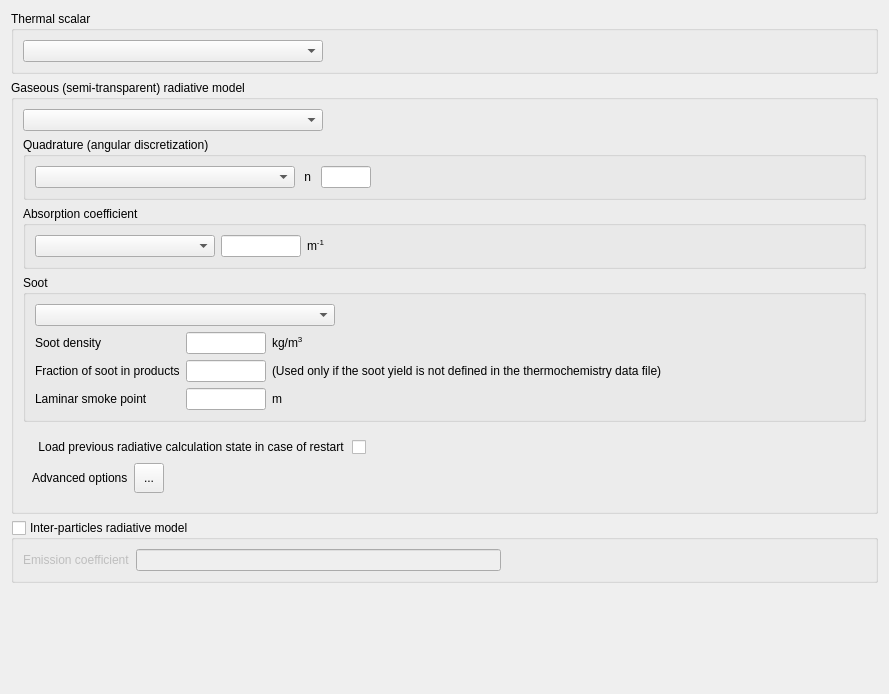
<?xml version="1.0" encoding="UTF-8"?>
<ui version="4.0">
 <class>ThermalForm</class>
 <widget class="QWidget" name="ThermalForm">
  <property name="geometry">
   <rect>
    <x>0</x>
    <y>0</y>
    <width>889</width>
    <height>694</height>
   </rect>
  </property>
  <property name="windowTitle">
   <string>Form</string>
  </property>
  <layout class="QGridLayout">
   <item row="0" column="0">
    <widget class="QGroupBox" name="groupBox">
     <property name="toolTip">
      <string>&lt;html&gt;&lt;head/&gt;&lt;body&gt;&lt;p&gt;&lt;span style=&quot; font-size:9pt;&quot;&gt;Select the thermal scalar that will used during the computation. If a scalar is selected, the conjuguate heat transfer and the radiative transfers headings can be filled.&lt;/span&gt;&lt;/p&gt;&lt;p&gt;&lt;span style=&quot; font-size:9pt;&quot;&gt;(code_saturne key words: &lt;/span&gt;&lt;span style=&quot; font-size:9pt; font-weight:600;&quot;&gt;ISCALT&lt;/span&gt;&lt;span style=&quot; font-size:9pt;&quot;&gt;, &lt;/span&gt;&lt;span style=&quot; font-size:9pt; font-weight:600;&quot;&gt;ISCSTH&lt;/span&gt;&lt;span style=&quot; font-size:9pt;&quot;&gt;)&lt;/span&gt;&lt;/p&gt;&lt;/body&gt;&lt;/html&gt;</string>
     </property>
     <property name="title">
      <string>Thermal scalar</string>
     </property>
     <property name="flat">
      <bool>false</bool>
     </property>
     <property name="checkable">
      <bool>false</bool>
     </property>
     <property name="checked">
      <bool>false</bool>
     </property>
     <layout class="QGridLayout">
      <property name="leftMargin">
       <number>9</number>
      </property>
      <property name="horizontalSpacing">
       <number>6</number>
      </property>
      <item row="0" column="0">
       <layout class="QHBoxLayout">
        <item>
         <widget class="QComboBox" name="comboBoxThermal">
          <property name="minimumSize">
           <size>
            <width>300</width>
            <height>0</height>
           </size>
          </property>
          <property name="toolTip">
           <string>&lt;html&gt;&lt;head/&gt;&lt;body&gt;&lt;p&gt;&lt;span style=&quot; font-size:9pt;&quot;&gt;Select the thermal scalar that will used during the computation. If a scalar is selected, the conjuguate heat transfer and the radiative transfers headings can be filled.&lt;/span&gt;&lt;/p&gt;&lt;p&gt;&lt;span style=&quot; font-size:9pt;&quot;&gt;(code_saturne key words: &lt;/span&gt;&lt;span style=&quot; font-size:9pt; font-weight:600;&quot;&gt;ISCALT&lt;/span&gt;&lt;span style=&quot; font-size:9pt;&quot;&gt;, &lt;/span&gt;&lt;span style=&quot; font-size:9pt; font-weight:600;&quot;&gt;ISCSTH&lt;/span&gt;&lt;span style=&quot; font-size:9pt;&quot;&gt;)&lt;/span&gt;&lt;/p&gt;&lt;/body&gt;&lt;/html&gt;</string>
          </property>
          <property name="statusTip">
           <string>Select the thermal scalar</string>
          </property>
         </widget>
        </item>
        <item>
         <spacer>
          <property name="orientation">
           <enum>Qt::Horizontal</enum>
          </property>
          <property name="sizeHint" stdset="0">
           <size>
            <width>16</width>
            <height>20</height>
           </size>
          </property>
         </spacer>
        </item>
       </layout>
      </item>
     </layout>
    </widget>
   </item>
   <item row="4" column="0">
    <spacer>
     <property name="orientation">
      <enum>Qt::Vertical</enum>
     </property>
     <property name="sizeHint" stdset="0">
      <size>
       <width>21</width>
       <height>16</height>
      </size>
     </property>
    </spacer>
   </item>
   <item row="1" column="0">
    <widget class="QGroupBox" name="ThermalRadiationGroupBox">
     <property name="title">
      <string>Gaseous (semi-transparent) radiative model</string>
     </property>
     <property name="checkable">
      <bool>false</bool>
     </property>
     <property name="checked">
      <bool>false</bool>
     </property>
     <layout class="QVBoxLayout" name="verticalLayout">
      <item>
       <layout class="QHBoxLayout" name="_1">
        <item>
         <widget class="QComboBox" name="comboBoxRadModel">
          <property name="minimumSize">
           <size>
            <width>300</width>
            <height>0</height>
           </size>
          </property>
          <property name="toolTip">
           <string>&lt;html&gt;&lt;head/&gt;&lt;body&gt;&lt;p&gt;&lt;span style=&quot; font-size:9pt;&quot;&gt;Select and define the thermal radiation model.&lt;/span&gt;&lt;/p&gt;&lt;p&gt;&lt;span style=&quot; font-size:9pt;&quot;&gt;(code_saturne key words: &lt;/span&gt;&lt;span style=&quot; font-size:9pt; font-weight:600;&quot;&gt;IIRAYO&lt;/span&gt;&lt;span style=&quot; font-size:9pt;&quot;&gt;)&lt;/span&gt;&lt;/p&gt;&lt;/body&gt;&lt;/html&gt;</string>
          </property>
          <property name="statusTip">
           <string>Select the thermal radiation model</string>
          </property>
         </widget>
        </item>
        <item>
         <spacer>
          <property name="orientation">
           <enum>Qt::Horizontal</enum>
          </property>
          <property name="sizeHint" stdset="0">
           <size>
            <width>40</width>
            <height>20</height>
           </size>
          </property>
         </spacer>
        </item>
       </layout>
      </item>
      <item>
       <widget class="QGroupBox" name="groupBoxDirection">
        <property name="title">
         <string>Quadrature (angular discretization)</string>
        </property>
        <property name="flat">
         <bool>true</bool>
        </property>
        <layout class="QGridLayout" name="gridLayout_2">
         <item row="0" column="0">
          <widget class="QComboBox" name="comboBoxQuadrature">
           <property name="minimumSize">
            <size>
             <width>260</width>
             <height>0</height>
            </size>
           </property>
           <property name="toolTip">
            <string>&lt;html&gt;&lt;head/&gt;&lt;body&gt;&lt;p&gt;&lt;span style=&quot; font-size:9pt;&quot;&gt;Select the number of directions for angular discretisation.&lt;/span&gt;&lt;/p&gt;&lt;p&gt;&lt;span style=&quot; font-size:9pt;&quot;&gt;(code_saturne key words: &lt;/span&gt;&lt;span style=&quot; font-size:9pt; font-weight:600;&quot;&gt;i_quadrature&lt;/span&gt;&lt;span style=&quot; font-size:9pt;&quot;&gt;)&lt;/span&gt;&lt;/p&gt;&lt;/body&gt;&lt;/html&gt;</string>
           </property>
          </widget>
         </item>
         <item row="0" column="1">
          <widget class="QLabel" name="label_2">
           <property name="toolTip">
            <string>&lt;html&gt;&lt;head/&gt;&lt;body&gt;&lt;p&gt;&lt;span style=&quot; font-size:9pt;&quot;&gt;Select the number of directions for angular discretisation.&lt;/span&gt;&lt;/p&gt;&lt;p&gt;&lt;span style=&quot; font-size:9pt;&quot;&gt;(code_saturne key words: &lt;/span&gt;&lt;span style=&quot; font-size:9pt; font-weight:600;&quot;&gt;i_quadrature&lt;/span&gt;&lt;span style=&quot; font-size:9pt;&quot;&gt;)&lt;/span&gt;&lt;/p&gt;&lt;/body&gt;&lt;/html&gt;</string>
           </property>
           <property name="text">
            <string> n </string>
           </property>
          </widget>
         </item>
         <item row="0" column="3">
          <spacer name="horizontalSpacer_8">
           <property name="orientation">
            <enum>Qt::Horizontal</enum>
           </property>
           <property name="sizeHint" stdset="0">
            <size>
             <width>13</width>
             <height>20</height>
            </size>
           </property>
          </spacer>
         </item>
         <item row="0" column="2">
          <widget class="QLineEdit" name="lineEditNdirec">
           <property name="maximumSize">
            <size>
             <width>50</width>
             <height>16777215</height>
            </size>
           </property>
           <property name="toolTip">
            <string>&lt;html&gt;&lt;head/&gt;&lt;body&gt;&lt;p&gt;&lt;span style=&quot; font-size:9pt;&quot;&gt;Select the number of directions for angular discretisation.&lt;/span&gt;&lt;/p&gt;&lt;p&gt;&lt;span style=&quot; font-size:9pt;&quot;&gt;(code_saturne key words: &lt;/span&gt;&lt;span style=&quot; font-size:9pt; font-weight:600;&quot;&gt;i_quadrature&lt;/span&gt;&lt;span style=&quot; font-size:9pt;&quot;&gt;)&lt;/span&gt;&lt;/p&gt;&lt;/body&gt;&lt;/html&gt;</string>
           </property>
          </widget>
         </item>
        </layout>
       </widget>
      </item>
      <item>
       <widget class="QGroupBox" name="groupBoxAbsorptionCoeff">
        <property name="toolTip">
         <string>&lt;html&gt;&lt;head/&gt;&lt;body&gt;&lt;p&gt;&lt;span style=&quot; font-size:9pt;&quot;&gt;Define the absorption coefficient. It can be either constant and defined through the GUI, or variable and then must be defined using the &lt;/span&gt;&lt;span style=&quot; font-size:9pt; font-style:italic;&quot;&gt;cs_user_rad_transfer_absorption&lt;/span&gt;&lt;span style=&quot; font-size:9pt;&quot;&gt; user-defined function.&lt;/span&gt;&lt;/p&gt;&lt;/body&gt;&lt;/html&gt;</string>
        </property>
        <property name="title">
         <string>Absorption coefficient</string>
        </property>
        <property name="flat">
         <bool>true</bool>
        </property>
        <layout class="QGridLayout" name="gridLayout_3">
         <item row="0" column="0">
          <widget class="QComboBox" name="comboBoxAbsorption">
           <property name="minimumSize">
            <size>
             <width>180</width>
             <height>0</height>
            </size>
           </property>
           <property name="toolTip">
            <string>&lt;html&gt;&lt;head/&gt;&lt;body&gt;&lt;p&gt;&lt;span style=&quot; font-size:9pt;&quot;&gt;Select the absorption coefficient model.&lt;/span&gt;&lt;/p&gt;&lt;p&gt;In the case of a user function, the cs_user_rad_transfer_absorption function must be programmed by the user.&lt;/p&gt;&lt;/body&gt;&lt;/html&gt;</string>
           </property>
          </widget>
         </item>
         <item row="0" column="3">
          <spacer name="horizontalSpacer_3">
           <property name="orientation">
            <enum>Qt::Horizontal</enum>
           </property>
           <property name="sizeHint" stdset="0">
            <size>
             <width>17</width>
             <height>17</height>
            </size>
           </property>
          </spacer>
         </item>
         <item row="0" column="2">
          <widget class="QLabel" name="label">
           <property name="toolTip">
            <string>&lt;html&gt;&lt;head/&gt;&lt;body&gt;&lt;p&gt;&lt;span style=&quot; font-size:9pt;&quot;&gt;If the absorption coefficient is chosen to be constant, this box must be filled.&lt;/span&gt;&lt;/p&gt;&lt;/body&gt;&lt;/html&gt;</string>
           </property>
           <property name="text">
            <string>m&lt;sup&gt;-1&lt;/sup&gt;</string>
           </property>
          </widget>
         </item>
         <item row="0" column="1">
          <widget class="QLineEdit" name="lineEditCoeff">
           <property name="maximumSize">
            <size>
             <width>80</width>
             <height>16777215</height>
            </size>
           </property>
           <property name="toolTip">
            <string>&lt;html&gt;&lt;head/&gt;&lt;body&gt;&lt;p&gt;&lt;span style=&quot; font-size:9pt;&quot;&gt;If the absorption coefficient is chosen to be constant, this box must be filled.&lt;/span&gt;&lt;/p&gt;&lt;/body&gt;&lt;/html&gt;</string>
           </property>
          </widget>
         </item>
        </layout>
       </widget>
      </item>
      <item>
       <widget class="QGroupBox" name="groupBoxSoot">
        <property name="toolTip">
         <string>&lt;html&gt;&lt;head/&gt;&lt;body&gt;&lt;p&gt;&lt;span style=&quot; font-size:9pt;&quot;&gt;Select the soot model and the corresponding parameters.&lt;/span&gt;&lt;/p&gt;&lt;p&gt;&lt;span style=&quot; font-size:9pt;&quot;&gt;(code_saturne key words: &lt;/span&gt;&lt;span style=&quot; font-size:9pt; font-weight:600;&quot;&gt;ISOOT&lt;/span&gt;&lt;span style=&quot; font-size:9pt;&quot;&gt;, &lt;/span&gt;&lt;span style=&quot; font-size:9pt; font-weight:600;&quot;&gt;rosoot &lt;/span&gt;&lt;span style=&quot; font-size:9pt;&quot;&gt;and&lt;/span&gt;&lt;span style=&quot; font-size:9pt; font-weight:600;&quot;&gt; xsoot&lt;/span&gt;&lt;span style=&quot; font-size:9pt;&quot;&gt;)&lt;/span&gt;&lt;/p&gt;&lt;/body&gt;&lt;/html&gt;</string>
        </property>
        <property name="title">
         <string>Soot</string>
        </property>
        <property name="flat">
         <bool>false</bool>
        </property>
        <property name="checkable">
         <bool>false</bool>
        </property>
        <property name="checked">
         <bool>false</bool>
        </property>
        <layout class="QGridLayout" name="_3">
         <property name="leftMargin">
          <number>9</number>
         </property>
         <property name="horizontalSpacing">
          <number>6</number>
         </property>
         <item row="0" column="0">
          <layout class="QHBoxLayout" name="_5">
           <item>
            <widget class="QComboBox" name="comboBoxSoot">
             <property name="minimumSize">
              <size>
               <width>300</width>
               <height>0</height>
              </size>
             </property>
             <property name="toolTip">
              <string>&lt;html&gt;&lt;head/&gt;&lt;body&gt;&lt;p&gt;&lt;span style=&quot; font-size:9pt;&quot;&gt;Select the soot model.&lt;/span&gt;&lt;/p&gt;&lt;p&gt;&lt;span style=&quot; font-size:9pt;&quot;&gt;(code_saturne key words: &lt;/span&gt;&lt;span style=&quot; font-size:9pt; font-weight:600;&quot;&gt;ISOOT&lt;/span&gt;&lt;span style=&quot; font-size:9pt;&quot;&gt;)&lt;/span&gt;&lt;/p&gt;&lt;/body&gt;&lt;/html&gt;</string>
             </property>
             <property name="statusTip">
              <string>Select the thermal scalar</string>
             </property>
            </widget>
           </item>
           <item>
            <spacer>
             <property name="orientation">
              <enum>Qt::Horizontal</enum>
             </property>
             <property name="sizeHint" stdset="0">
              <size>
               <width>16</width>
               <height>20</height>
              </size>
             </property>
            </spacer>
           </item>
          </layout>
         </item>
         <item row="1" column="0">
          <layout class="QGridLayout" name="gridLayoutSoot">
           <item row="1" column="0">
            <widget class="QLabel" name="labelSootFraction">
             <property name="text">
              <string>Fraction of soot in products</string>
             </property>
             <property name="wordWrap">
              <bool>false</bool>
             </property>
             <property name="margin">
              <number>0</number>
             </property>
            </widget>
           </item>
           <item row="0" column="3">
            <spacer name="horizontalSpacer">
             <property name="orientation">
              <enum>Qt::Horizontal</enum>
             </property>
             <property name="sizeHint" stdset="0">
              <size>
               <width>40</width>
               <height>20</height>
              </size>
             </property>
            </spacer>
           </item>
           <item row="0" column="1">
            <widget class="QLineEdit" name="lineEditSootDensity">
             <property name="sizePolicy">
              <sizepolicy hsizetype="MinimumExpanding" vsizetype="Fixed">
               <horstretch>0</horstretch>
               <verstretch>0</verstretch>
              </sizepolicy>
             </property>
             <property name="minimumSize">
              <size>
               <width>60</width>
               <height>0</height>
              </size>
             </property>
             <property name="maximumSize">
              <size>
               <width>80</width>
               <height>16777215</height>
              </size>
             </property>
             <property name="toolTip">
              <string>&lt;html&gt;&lt;head/&gt;&lt;body&gt;&lt;p&gt;&lt;span style=&quot; font-size:9pt;&quot;&gt;Density of soot&lt;/span&gt;&lt;/p&gt;&lt;p&gt;&lt;span style=&quot; font-size:9pt;&quot;&gt;(code_saturne key words: &lt;/span&gt;&lt;span style=&quot; font-size:9pt; font-weight:600;&quot;&gt;rosoot&lt;/span&gt;&lt;span style=&quot; font-size:9pt;&quot;&gt;)&lt;/span&gt;&lt;/p&gt;&lt;/body&gt;&lt;/html&gt;</string>
             </property>
            </widget>
           </item>
           <item row="2" column="0">
            <widget class="QLabel" name="labelLspFuel">
             <property name="text">
              <string>Laminar smoke point</string>
             </property>
            </widget>
           </item>
           <item row="0" column="2">
            <widget class="QLabel" name="label_4">
             <property name="text">
              <string>&lt;html&gt;&lt;head/&gt;&lt;body&gt;&lt;p&gt;kg/m&lt;span style=&quot; vertical-align:super;&quot;&gt;3&lt;/span&gt;&lt;/p&gt;&lt;/body&gt;&lt;/html&gt;</string>
             </property>
            </widget>
           </item>
           <item row="2" column="1">
            <widget class="QLineEdit" name="lineEditLspFuel">
             <property name="maximumSize">
              <size>
               <width>80</width>
               <height>16777215</height>
              </size>
             </property>
             <property name="toolTip">
              <string>&lt;html&gt;&lt;head/&gt;&lt;body&gt;&lt;p&gt;Laminar smoke point&lt;/p&gt;&lt;p&gt;(code_saturne key words: &lt;span style=&quot; font-weight:600;&quot;&gt;lsp_fuel&lt;/span&gt;)&lt;/p&gt;&lt;/body&gt;&lt;/html&gt;</string>
             </property>
            </widget>
           </item>
           <item row="0" column="0">
            <widget class="QLabel" name="labelSootDensity">
             <property name="text">
              <string>Soot density</string>
             </property>
            </widget>
           </item>
           <item row="1" column="2">
            <widget class="QLabel" name="labelSootFractionbis">
             <property name="text">
              <string>(Used only if the soot yield is not defined in the thermochemistry data file)</string>
             </property>
            </widget>
           </item>
           <item row="1" column="1">
            <widget class="QLineEdit" name="lineEditSootFraction">
             <property name="sizePolicy">
              <sizepolicy hsizetype="MinimumExpanding" vsizetype="Fixed">
               <horstretch>0</horstretch>
               <verstretch>0</verstretch>
              </sizepolicy>
             </property>
             <property name="minimumSize">
              <size>
               <width>60</width>
               <height>0</height>
              </size>
             </property>
             <property name="maximumSize">
              <size>
               <width>80</width>
               <height>16777215</height>
              </size>
             </property>
             <property name="toolTip">
              <string>&lt;html&gt;&lt;head/&gt;&lt;body&gt;&lt;p&gt;&lt;span style=&quot; font-size:9pt;&quot;&gt;The soot fraction is a constant fraction of the products (Used only if the soot yield is not defined in the thermochemistry data file).&lt;/span&gt;&lt;/p&gt;&lt;p&gt;&lt;span style=&quot; font-size:9pt;&quot;&gt;(code_saturne key words: &lt;/span&gt;&lt;span style=&quot; font-size:9pt; font-weight:600;&quot;&gt;xsoot&lt;/span&gt;&lt;span style=&quot; font-size:9pt;&quot;&gt;)&lt;/span&gt;&lt;/p&gt;&lt;/body&gt;&lt;/html&gt;</string>
             </property>
            </widget>
           </item>
           <item row="2" column="2">
            <widget class="QLabel" name="label_5">
             <property name="text">
              <string>m</string>
             </property>
            </widget>
           </item>
          </layout>
         </item>
        </layout>
       </widget>
      </item>
      <item>
       <widget class="QFrame" name="frameOptions">
        <property name="frameShape">
         <enum>QFrame::NoFrame</enum>
        </property>
        <property name="frameShadow">
         <enum>QFrame::Raised</enum>
        </property>
        <layout class="QVBoxLayout" name="verticalLayout_3">
         <item>
          <layout class="QHBoxLayout" name="_4">
           <item>
            <widget class="QCheckBox" name="checkBoxRadRestart">
             <property name="toolTip">
              <string>&lt;html&gt;&lt;head/&gt;&lt;body&gt;&lt;p&gt;Use restart info for radiative transfer in case of calculation restart.&lt;/p&gt;&lt;/body&gt;&lt;/html&gt;</string>
             </property>
             <property name="layoutDirection">
              <enum>Qt::RightToLeft</enum>
             </property>
             <property name="text">
              <string>Load previous radiative calculation state in case of restart </string>
             </property>
            </widget>
           </item>
           <item>
            <spacer>
             <property name="orientation">
              <enum>Qt::Horizontal</enum>
             </property>
             <property name="sizeHint" stdset="0">
              <size>
               <width>16</width>
               <height>16</height>
              </size>
             </property>
            </spacer>
           </item>
          </layout>
         </item>
         <item>
          <layout class="QHBoxLayout" name="_2">
           <item>
            <widget class="QLabel" name="labelAdvanced">
             <property name="toolTip">
              <string>&lt;html&gt;&lt;head/&gt;&lt;body&gt;&lt;p&gt;&lt;span style=&quot; font-size:9pt;&quot;&gt;Define the resolution frequency, the method to calculate the radiative source term, and verbosity levels for thermal radiative transfers.&lt;/span&gt;&lt;/p&gt;&lt;/body&gt;&lt;/html&gt;</string>
             </property>
             <property name="text">
              <string>Advanced options</string>
             </property>
            </widget>
           </item>
           <item>
            <widget class="QToolButton" name="toolButtonAdvanced">
             <property name="minimumSize">
              <size>
               <width>30</width>
               <height>30</height>
              </size>
             </property>
             <property name="toolTip">
              <string>&lt;html&gt;&lt;head/&gt;&lt;body&gt;&lt;p&gt;&lt;span style=&quot; font-size:9pt;&quot;&gt;Define the resolution frequency, the method to calculate the radiative source term, and verbosity levels for thermal radiative transfers.&lt;/span&gt;&lt;/p&gt;&lt;/body&gt;&lt;/html&gt;</string>
             </property>
             <property name="text">
              <string>...</string>
             </property>
             <property name="icon">
              <iconset resource="resources_pages.qrc">
               <normaloff>:/new/prefix1/data/icons/22x22/preferences-system.png</normaloff>:/new/prefix1/data/icons/22x22/preferences-system.png</iconset>
             </property>
             <property name="iconSize">
              <size>
               <width>22</width>
               <height>22</height>
              </size>
             </property>
            </widget>
           </item>
           <item>
            <spacer>
             <property name="orientation">
              <enum>Qt::Horizontal</enum>
             </property>
             <property name="sizeHint" stdset="0">
              <size>
               <width>16</width>
               <height>21</height>
              </size>
             </property>
            </spacer>
           </item>
          </layout>
         </item>
        </layout>
       </widget>
      </item>
     </layout>
    </widget>
   </item>
   <item row="3" column="0">
    <widget class="QGroupBox" name="groupBoxParticlesRadiation">
     <property name="title">
      <string>Inter-particles radiative model</string>
     </property>
     <property name="checkable">
      <bool>true</bool>
     </property>
     <property name="checked">
      <bool>false</bool>
     </property>
     <layout class="QGridLayout" name="gridLayout">
      <item row="0" column="0">
       <widget class="QLabel" name="labelEmissivity">
        <property name="text">
         <string>Emission coefficient</string>
        </property>
       </widget>
      </item>
      <item row="0" column="1">
       <widget class="QLineEdit" name="lineEditEmissivity"/>
      </item>
      <item row="0" column="2">
       <spacer name="horizontalSpacer_5">
        <property name="orientation">
         <enum>Qt::Horizontal</enum>
        </property>
        <property name="sizeHint" stdset="0">
         <size>
          <width>40</width>
          <height>20</height>
         </size>
        </property>
       </spacer>
      </item>
     </layout>
    </widget>
   </item>
  </layout>
 </widget>
 <resources>
  <include location="resources_pages.qrc"/>
 </resources>
 <connections/>
</ui>
